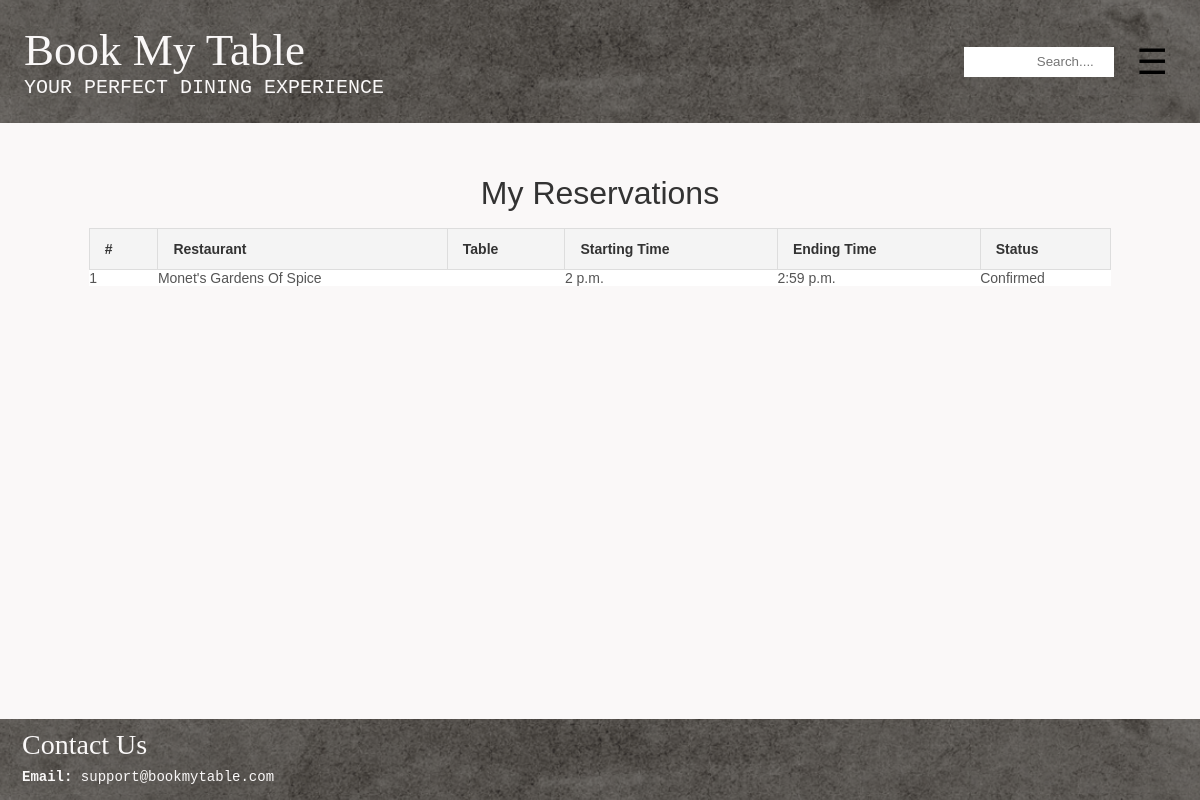
Screenshot of /my-reservations/ (signed in) with the database file from the repository.
### reservation/models.py (models this page shows, shortened)
class Reservation(models.Model):
    customer = models.ForeignKey(
        settings.AUTH_USER_MODEL,
        on_delete=models.CASCADE,
        limit_choices_to={'is_customer': True},  # Ensure only customers can be linked
        related_name="reservations"
    )
    restaurant = models.ForeignKey(
        Restaurant,  # Reference to the restaurant
        on_delete=models.CASCADE,
        related_name="reservations"
    )
    table = models.ForeignKey(
        Table,  # Reference to the selected table
        on_delete=models.CASCADE,
        related_name="reservations",
        default=1
    )
    starting_time = models.TimeField()
    ending_time = models.TimeField()
    reservation_status = models.CharField(max_length=20, default='Pending')

### restaurant/models.py (models this page shows, shortened)
class Restaurant(models.Model):
    R_ID = models.AutoField(primary_key=True)
    R_Name = models.CharField(max_length=100)
    owner = models.OneToOneField('users.Owner', on_delete=models.CASCADE, related_name='restaurant')
    R_EmailAddress = models.EmailField(unique=True)
    R_ContactNumber = models.CharField(unique = True, max_length=15)
    R_Address = models.TextField() # this will allow for multiple addresses too
    R_Description = models.TextField(blank=True, null=True) #can be left blank, will store NULL if no value exists
    R_CuisineTypes = models.CharField(max_length=100)
    R_ReservationCost = models.DecimalField(max_digits=10, decimal_places=2)
    R_OpenHours = models.CharField(max_length=100) # e.g "Mon-Fri: 9:00AM - 8PM"
    Rating = models.DecimalField(decimal_places=2, default=0.0, max_digits=100)
    NetRevenue = models.DecimalField(max_digits=15, decimal_places=2, default=0.0)

### users/views.py (the view)
# urls.py: path('my-reservations/', views.my_reservations, name='my_reservations'),
@login_required
def my_reservations(request):
    user = request.user
    if user.is_customer:
        reservations = Reservation.objects.filter(customer=user)
    elif user.is_owner:
        reservations = Reservation.objects.filter(restaurant__owner=user)
    else:
        reservations = []
    return render(request, 'users/my_reservations.html', {'reservations': reservations})

### users/templates/users/my_reservations.html (shortened to what this page needs)
{% extends 'layout.html' %}
{% block content %}
<div class="myreservations_table-container">
    <h2 class="card-header text-center">My Reservations</h2>
    {% if reservations %}
        <table class="myreservations_table">
            <thead>
                <tr>
                    <th>#</th>
                    <th>Restaurant</th>
                    <th>Table</th>
                    <th>Starting Time</th>
                    <th>Ending Time</th>
                    <th>Status</th>
                </tr>
            </thead>
            <tbody>
                {% for reservation in reservations %}
                <tr>
                    <td>{{ forloop.counter }}</td>
                    <td>{{ reservation.restaurant.R_Name }}</td>
                    <td>{{ reservation.table.table_number }}</td>
                    <td>{{ reservation.starting_time }}</td>
                    <td>{{ reservation.ending_time }}</td>
                    <td>{{ reservation.reservation_status }}</td>
                </tr>
                {% endfor %}
            </tbody>
        </table>
    {% else %}
        <p>No reservations found.</p>
    {% endif %}
</div>
{% endblock %}

### static/style.css (style rules this page uses)
.myreservations_table-container { margin: 20px auto; max-width: 90%; overflow-x: auto; }
.myreservations_table { width: 100%; border-collapse: collapse; font-family: Arial, sans-serif; font-size: 14px; text-align: left; }
.myreservations_table th, .table td { padding: 12px 15px; border: 1px solid #ddd; }
.myreservations_table th { background-color: #f4f4f4; color: #333; font-weight: bold; }
.myreservations_table tr:nth-child(odd) { background-color: #fff; }
.myreservations_table td { color: #555; }
* { margin: 0; padding: 0; box-sizing: border-box; }
html, body { height: 100%; margin: 0; }
body { font-family: Arial, sans-serif; background-color: #faf8f8; color: #333; display: flex; flex-direction: column; }
.text-center { text-align: center; }
.card-header { font-size: 2rem; font-weight: lighter; margin-bottom: 1rem; }

### rows the page displays
Reservation: restaurant.R_Name "Monet's Gardens Of Spice", starting_time "2 p.m.", ending_time "2:59 p.m.", reservation_status "Confirmed"
